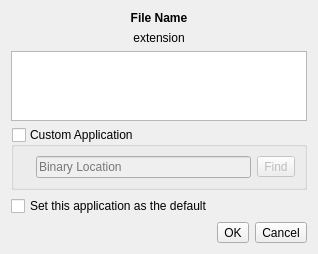
<?xml version="1.0" encoding="UTF-8"?>
<ui version="4.0">
 <class>LFileDialog</class>
 <widget class="QDialog" name="LFileDialog">
  <property name="geometry">
   <rect>
    <x>0</x>
    <y>0</y>
    <width>318</width>
    <height>246</height>
   </rect>
  </property>
  <property name="windowTitle">
   <string>Open With...</string>
  </property>
  <property name="windowIcon">
   <iconset resource="lumina-open.qrc">
    <normaloff>:/icons/find.png</normaloff>:/icons/find.png</iconset>
  </property>
  <layout class="QVBoxLayout" name="verticalLayout">
   <item>
    <widget class="QLabel" name="label_file">
     <property name="sizePolicy">
      <sizepolicy hsizetype="Expanding" vsizetype="Preferred">
       <horstretch>0</horstretch>
       <verstretch>0</verstretch>
      </sizepolicy>
     </property>
     <property name="font">
      <font>
       <weight>75</weight>
       <bold>true</bold>
      </font>
     </property>
     <property name="text">
      <string notr="true">File Name</string>
     </property>
     <property name="alignment">
      <set>Qt::AlignCenter</set>
     </property>
     <property name="wordWrap">
      <bool>true</bool>
     </property>
    </widget>
   </item>
   <item>
    <widget class="QLabel" name="label_extension">
     <property name="text">
      <string notr="true">extension</string>
     </property>
     <property name="alignment">
      <set>Qt::AlignCenter</set>
     </property>
    </widget>
   </item>
   <item>
    <widget class="QTreeWidget" name="tree_apps">
     <property name="iconSize">
      <size>
       <width>20</width>
       <height>20</height>
      </size>
     </property>
     <property name="textElideMode">
      <enum>Qt::ElideRight</enum>
     </property>
     <property name="indentation">
      <number>10</number>
     </property>
     <property name="uniformRowHeights">
      <bool>false</bool>
     </property>
     <property name="sortingEnabled">
      <bool>false</bool>
     </property>
     <property name="headerHidden">
      <bool>true</bool>
     </property>
     <column>
      <property name="text">
       <string notr="true">1</string>
      </property>
     </column>
    </widget>
   </item>
   <item>
    <widget class="QGroupBox" name="group_binary">
     <property name="title">
      <string>Custom Application</string>
     </property>
     <property name="checkable">
      <bool>true</bool>
     </property>
     <property name="checked">
      <bool>false</bool>
     </property>
     <layout class="QHBoxLayout" name="horizontalLayout_3">
      <item>
       <widget class="QLabel" name="label_goodbin">
        <property name="text">
         <string notr="true"/>
        </property>
        <property name="pixmap">
         <pixmap resource="lumina-open.qrc">:/icons/bad.png</pixmap>
        </property>
        <property name="scaledContents">
         <bool>true</bool>
        </property>
       </widget>
      </item>
      <item>
       <widget class="QLineEdit" name="line_bin">
        <property name="placeholderText">
         <string>Binary Location</string>
        </property>
       </widget>
      </item>
      <item>
       <widget class="QToolButton" name="tool_findBin">
        <property name="text">
         <string>Find</string>
        </property>
        <property name="icon">
         <iconset resource="lumina-open.qrc">
          <normaloff>:/icons/find.png</normaloff>:/icons/find.png</iconset>
        </property>
       </widget>
      </item>
     </layout>
    </widget>
   </item>
   <item>
    <widget class="QCheckBox" name="check_default">
     <property name="text">
      <string>Set this application as the default </string>
     </property>
    </widget>
   </item>
   <item>
    <layout class="QHBoxLayout" name="horizontalLayout">
     <item>
      <spacer name="horizontalSpacer">
       <property name="orientation">
        <enum>Qt::Horizontal</enum>
       </property>
       <property name="sizeHint" stdset="0">
        <size>
         <width>40</width>
         <height>20</height>
        </size>
       </property>
      </spacer>
     </item>
     <item>
      <widget class="QToolButton" name="tool_ok">
       <property name="text">
        <string>OK</string>
       </property>
       <property name="icon">
        <iconset resource="lumina-open.qrc">
         <normaloff>:/icons/apply.png</normaloff>:/icons/apply.png</iconset>
       </property>
       <property name="toolButtonStyle">
        <enum>Qt::ToolButtonTextBesideIcon</enum>
       </property>
      </widget>
     </item>
     <item>
      <widget class="QToolButton" name="tool_cancel">
       <property name="text">
        <string>Cancel</string>
       </property>
       <property name="icon">
        <iconset resource="lumina-open.qrc">
         <normaloff>:/icons/cancel.png</normaloff>:/icons/cancel.png</iconset>
       </property>
       <property name="toolButtonStyle">
        <enum>Qt::ToolButtonTextBesideIcon</enum>
       </property>
      </widget>
     </item>
    </layout>
   </item>
  </layout>
 </widget>
 <resources>
  <include location="lumina-open.qrc"/>
 </resources>
 <connections/>
</ui>
